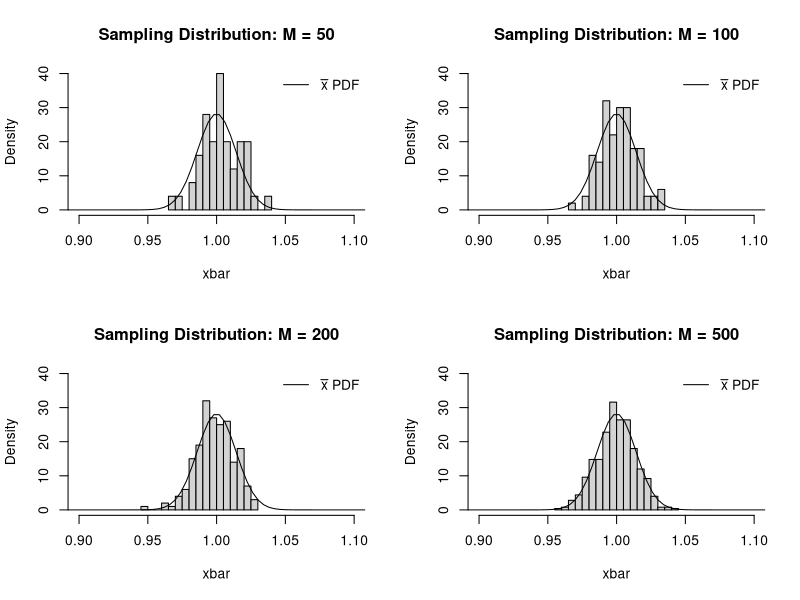

This figure's R source:
# Ideal Sampling Framework: 
# Example: Mean of a Normal Distribution
set.seed(100)
n = 5000 # Size of a single sample  
M = c(50,100,200,500) #0,5000,10000,50000,100000,500000) # Number of samples of size n to be drawn

xseq = seq(-0.4+1,1+0.4,length=200)
quartz(width=12,height=8)
par(mfrow=c(2,2))

for(j in 1:4){
  X = replicate(M[j], rnorm(n,1,1)) # rnorm generates draws from a N(1,1) distribution
  xbar = apply(X, 2, mean)
  hist(xbar, breaks=20,freq=F, xlim=c(-0.1+1,0.1+1), ylim=c(0,40),
       main=paste("Sampling Distribution: M =",M[j]))
  lines(xseq, dnorm(xseq, mean=1,sd=(1/sqrt(n))))
  legend("topright",expression(bar(x)*" PDF"),lty=1,bty="n")
}
